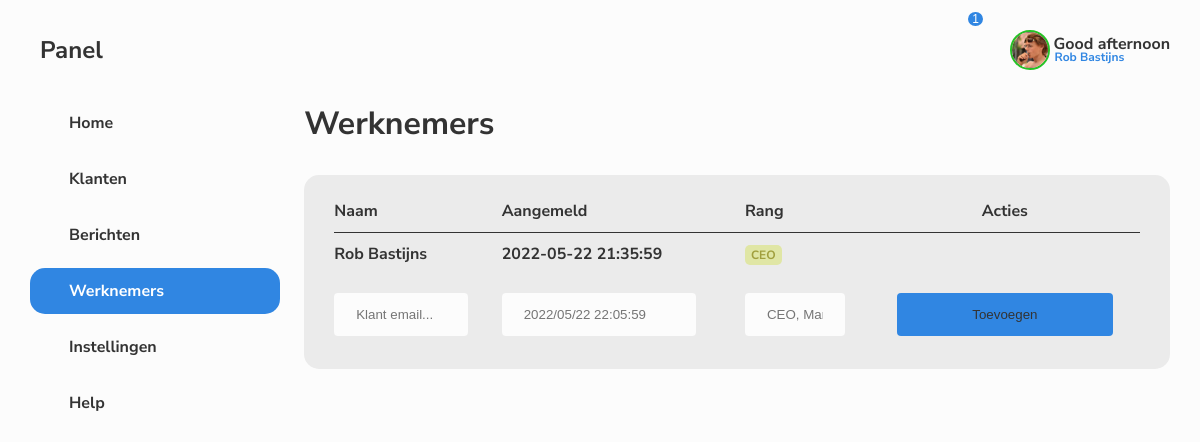
The app's page /werknemers.php (signed in) with its own data.
### tables this page shows
CREATE TABLE customer (
	customerID int not null auto_increment,
	companyID int null,
    firstName varchar(25) not null,
    lastName varchar(25) not null,
    country varchar(25) not null,
    streetName varchar(25) not null,
    streetNumber varchar(5) not null,
    email varchar(50) not null,
    password varchar(50) not null,
    constraint PK_customer primary key (customerID)
);

CREATE TABLE company_employees (
	companyID int not null,
	customerID int not null,
    login varchar(30) not null,
    position varchar(30) not null
);

### werknemers.php (the view, shortened to what this page needs)
<!DOCTYPE html>
<html lang="en"  data-theme='light'>
<head>
    <link rel="stylesheet" href="css/nav.css">
    <link rel="stylesheet" href="css/employees.css">
</head>
<body>
<div class="grid-container">
        <?php
        $currentMessages = false;
        $currentHelp = false;
        $currentClients= false;
        $currentHome = false;
        $currentEmployees= true;
        $currentSettings = false;
        require_once "inc/nav.inc.php";
        ?>
        <main>
            <h1>Werknemers</h1>
            <section class="table-row row">
                <table>
                    <tr>
                        <th>Naam</th>
                        <th>Aangemeld</th>
                        <th>Rang</th>
                        <th>Acties</th>
                    </tr>
                    <?php
                    $query=$pdo -> query("SELECT c1.companyID, c1.customerID, login, position, firstName, lastName, country, streetName, streetNumber, email FROM company_employees c1
                    JOIN company c2 on c1.companyID = c2.companyID
                    JOIN customer c3 on c1.customerID = c3.customerID WHERE c1.companyID = $companyID");
                    $employees=$query -> fetchAll(\PDO::FETCH_ASSOC);
                    foreach($employees as $employee):  ?>
                        <tr>
                            <td>
                                <div class="table-name"><p><?php echo $employee['firstName'], " ", $employee['lastName']?></p></div>
                            </td>
                            <td><?php echo $employee['login']?></td>
                            <?php if($employee['position'] == "CEO"){echo "<td><div class='ceo'>CEO</div></td>";}?>
                            <td>
                            </td>
                        </tr>
                    <?php endforeach;
                    ?>
                    <tr>
                        <form action="insertwerknemers.php" method="post">
                        <td><input type="text" placeholder="Klant email..." name="email" maxlength="25" required></td>
                        <td><input type="text" placeholder="<?php echo date("Y/m/d H:m:s")?>" disabled></td>
                        <td><input type="text" placeholder="CEO, Manager, Employee..." name="position" maxlength="25" required></td>
                        <td><button class="addbutton" type="submit" name="add">Toevoegen</button></td>
                        </form>
                    </tr>
                </table>
            </section>
        </main>
    </div>
</body>
</html>

### inc/nav.inc.php (shortened to what this page needs)
<?php
require("inc/sql-link.inc.php");
?>
<?php
$email = $_SESSION['Customer'];
$query=$pdo -> query("SELECT * FROM customer where email = '$email'");
$customer=$query -> fetch();
$companyID = $customer['companyID'];
?>
<nav>
    <div class="logo">
        <h1><span class="iconify" data-icon="carbon:logo-stumbleupon"></span><span class="name-company">Panel</span></h1>
    </div>
    <div class="buttons">
        <ul>
            <li>
                <a <?php if($currentHome == true)echo "class='current'"; ?> href="home.php">
                    <span class="name-link">Home</span>
                </a>
            </li>
            <li>
                <a <?php if($currentClients == true)echo "class='current'"?> href="klanten.php">
                    <span class="name-link">Klanten</span>
                </a>
            </li>
            <li>
                <a <?php if($currentMessages == true)echo "class='current'"?> href="berichten.php">
                    <span class="name-link">Berichten</span>
                </a>
            </li>
            <li>
                <a <?php if($currentEmployees == true)echo "class='current'"?> href="werknemers.php">
                    <span class="name-link">Werknemers</span>
                </a>
            </li>
            <li>
                <a <?php if($currentSettings == true)echo "class='current'"?>href="instellingen.php">
                    <span class="name-link">Instellingen</span>
                </a>
            </li>
            <li>
                <a <?php if($currentHelp == true)echo "class='current'"?>href="help.php">
                    <span class="name-link">Help</span>
                </a>
            </li>
        </ul>
    </div>
</nav>
<header>
    <button type="button" class="color-switcher" onclick="themeToggle()"><span class="iconify" data-icon="codicon:color-mode" data-width="24" data-height="24"></span></button>
    <button class="notifications" onclick="myFunction()"><span class="iconify" data-icon="bx:bxs-bell" data-width="24" data-height="24"></span><span class="notification-count">1</span></button>
    <div class="user">
        <a class="userdropbtn"><img src="img/user-placeholder.png" height="40" width="40" alt=""><p>Good afternoon<br><span><?php echo $customer['firstName'], " ",$customer['lastName'];?></span></p></a>
    </div>
</header>

### css/nav.css (style rules this page uses)
* { box-sizing: border-box; margin:0; padding:0; }
html { font-family: "Nunito Sans", Verdana, sans-serif; --bg: #FCFCFC; --bg-panel: #EBEBEB; --color-headings:#3086e2; --color-text: #333333; }
body { background: var(--bg); user-select: none; -webkit-user-select: none; -khtml-user-select: none; -moz-user-select: none; -ms-user-select: none; color:var(--color-text); overflow-x: hidden; }
a { text-decoration: none; color:var(--color-text); }
.grid-container { min-height:100vh; display:grid; grid-template-columns:55px; grid-template-rows: auto 1fr; grid-row-gap:2px; grid-column-gap:2px; width: 95%; margin:auto; }
.row { animation: load-scale 1s; }
header { grid-column-start: 2; grid-column-end: -1; display: flex; justify-content: flex-end; height: 100px; align-items: center; gap:30px; }
.color-switcher, .notifications { height: 24px; width: 24px; border:none; background-color: transparent; }
.notifications .notification-count { position: relative; color:white; left:8px; top:-32px; padding: 0px 4px; font-size: 12px; background-color: var(--color-headings); border-radius: 50%; }
.user a { display: flex; align-items: center; gap: 4px; font-weight: 700; color:var(--color-text); transition: all .1s ease-in-out; }
.user a p { display: none; width: 0; }
.user a p { line-height: 12px; }
.user a p span { line-height: 12px; font-size: 12px; margin-left: 1px; color: var(--color-headings); }
.user a img { object-fit: cover; border-radius: 50%; border:2px rgb(38, 194, 38) solid; }
.userdropbtn { cursor: pointer; }
.user { position: relative; display: inline-block; }
.name-link { display:none; }
.name-company { display:none; }
nav { grid-row-start: 1; grid-row-end: -1; display: flex; flex-direction: column; align-items: center; }
nav .logo h1 { height: 100px; display: flex; align-items: center; gap: 10px; }
nav .buttons ul { display:flex; flex-direction: column; gap: 10px; }
nav ul li { list-style-type: none; }
nav .buttons a { display: flex; align-items: center; justify-content: center; color: var(--color-text); font-weight: 700; border-radius: 15px; padding:10px; gap: 14px; animation: nav-smooth-small 1s; }
nav .current, nav .current svg { background-color: var(--color-headings); color:white !important; }
@media only screen and (min-width:850px) { .grid-container { grid-template-columns:250px; } }
@media only screen and (min-width:850px) { .user a p { display: block; width: auto; } }
@media only screen and (min-width:850px) { .name-link { display:block; } }
@media only screen and (min-width:850px) { .name-company { display:block; } }
@media only screen and (min-width:850px) { nav { grid-row-start: 1; grid-row-end: -1; align-items: stretch; } }
@media only screen and (min-width:850px) { nav .buttons a { justify-content: flex-start; gap: 14px; padding:12px 25px; width:100%; animation: nav-smooth-big 1s; } }

### css/employees.css (style rules this page uses)
main { grid-column-start: 2; grid-column-end: -1; display: flex; flex-direction: column; gap: 30px; padding-left:2.5%; }
main .table-row { display:flex; align-items: center; justify-content: space-evenly; flex-wrap: wrap; flex-direction: column; border-radius: 15px; font-weight: 700; overflow: hidden; background-color: var(--bg-panel); padding:15px 30px; }
table { border-collapse: collapse; border-spacing: 0; width: 100%; }
tr:not(:first-child, :last-child) { border-top: 1px solid var(--color-text); }
th { padding:10px 0px; text-align: left; }
td { width: 0px; padding: 10px 0px; }
td:last-child, th:last-child { text-align:center; }
.table-name { display: flex; align-items: center; gap: 4px; font-weight: 700; color:var(--color-text); transition: all .1s ease-in-out; }
.ceo { display: inline; font-weight: 700; font-size: 12px; border-radius: 5px; padding: 2px 6px; position: relative; background-color: #e0e6a5; color:#a19f3e; }
input[type=text] { width:80%; padding: 12px 20px; margin: 8px 0; box-sizing: border-box; border-radius:4px; color:var(--color-text); border:2px solid var(--bg); background-color:var(--bg); -webkit-transition: 0.5s; transition: 0.5s; outline: none; }
.addbutton { background-color:var(--color-headings); color:var(--color-text); width:80%; border-radius: 4px; border:#43b584; padding:14px 15px; }

### records on screen
customer: firstName "Rob", lastName "Bastijns"
company_employees: customer.firstName "Rob", customer.lastName "Bastijns", login "2022-05-22 21:35:59", position "CEO"
